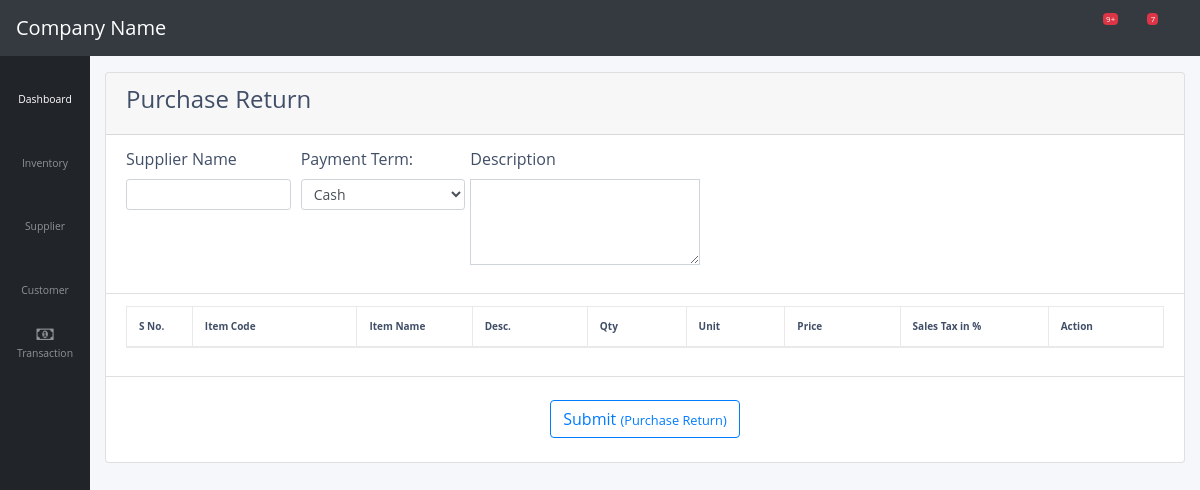
The page /transaction/purchase/return/8 on the database as committed earlier.
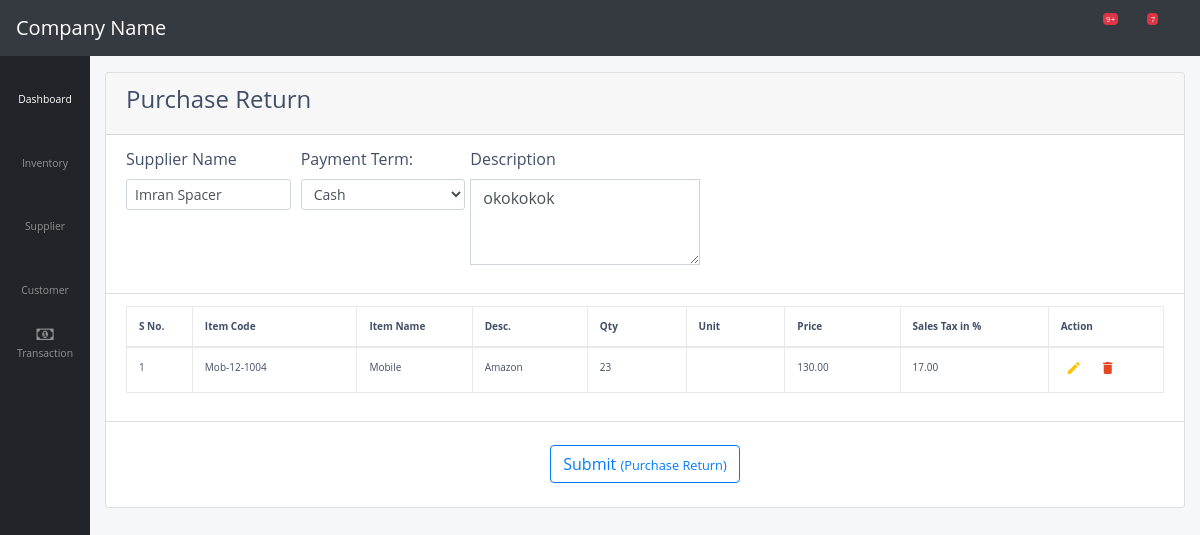
The same page on the database as committed later.
### transaction/models.py (models this page shows)
class PurchaseHeader(models.Model):
    purchase_no = models.CharField(max_length = 100, unique = True)
    date = models.DateField(default = datetime.date.today)
    footer_description = models.TextField()
    payment_method = models.CharField(max_length = 100)
    cartage_amount = models.DecimalField(max_digits = 8, decimal_places = 2)
    additional_tax = models.DecimalField(max_digits = 8, decimal_places = 2)
    withholding_tax = models.DecimalField(max_digits = 8, decimal_places = 2)
    account_id = models.ForeignKey(ChartOfAccount, models.SET_NULL,blank=True,null=True,)

class ChartOfAccount(models.Model):
    account_title = models.CharField(max_length = 100, unique = True)
    account_type = models.CharField(max_length = 100)
    opening_balance = models.DecimalField(max_digits = 8, decimal_places = 2)
    phone_no = models.CharField(max_length = 100)
    email_address = models.CharField(max_length = 100)
    ntn = models.CharField(max_length = 100)
    Address = models.CharField(max_length = 200)
    remarks = models.CharField(max_length = 100)

class PurchaseDetail(models.Model):
    item_code = models.CharField(max_length = 100)
    item_name = models.CharField(max_length = 100)
    item_description = models.TextField()
    unit = models.CharField(max_length = 100)
    quantity = models.IntegerField()
    cost_price = models.DecimalField(max_digits = 8, decimal_places = 2)
    retail_price = models.DecimalField(max_digits = 8, decimal_places = 2)
    sales_tax = models.DecimalField(max_digits = 8, decimal_places = 2)
    purchase_id = models.ForeignKey(PurchaseHeader, on_delete = models.CASCADE)

### transaction/views.py (the view, shortened to what this page needs)
# urls.py: path('purchase/return/<pk>', views.new_purchase_return, name = 'new-purchase-return'),
def new_purchase_return(request,pk):
    get_last_purchase_no = PurchaseReturnHeader.objects.last()
    if get_last_purchase_no:
        get_last_purchase_no = get_last_purchase_no.purchase_no
        get_last_purchase_no = get_last_purchase_no[-3:]
        num = int(get_last_purchase_no)
        num = num + 1
        get_last_purchase_no = 'PUR/RET/' + str(num)
    else:
        get_last_purchase_no = 'PUR/RET/101'
    purchase_header = PurchaseHeader.objects.filter(id = pk).first()
    purchase_detail = PurchaseDetail.objects.filter(purchase_id = pk).all()
    return render(request, 'transaction/purchase_return.html',{'purchase_header':purchase_header, 'purchase_detail': purchase_detail,'pk':pk})

### transaction/templates/transaction/purchase_return.html (shortened to what this page needs)
{% extends "supplier/base.html" %}
{% load crispy_forms_tags %}
{% load supplier_extras %}
{% block body %}
<div class="card" style="width: 100%;">
<div class="card-header">
  <h4>Purchase Return</h4>
</div>
<ul class="list-group list-group-flush">
<form  action="" id="new-purchase-return-submit" autocomplete="off" method="post">
  <li class="list-group-item">
      <div class="form-row">
        <div class="form-group col-md-2">
          <label>Supplier Name</label>
          <input list="account"  class="form-control form-control-sm" required id="supplier_purchase_return" value="{{purchase_header.account_id.account_title}}" >
        </div>
        <div class="form-group col-md-2">
         <label for="sel1">Payment Term:</label>
         <select class="form-control form-control-sm" id="payment_purchase_return">
           <option>Cash</option>
         </select>
        </div>
        <div class="form-group">
          <label for="exampleFormControlTextarea2">Description</label>
          <textarea class="form-control rounded-0" rows="3" id="desc_purchase_return">{{purchase_header.footer_description}}</textarea>
        </div>
      </div>
    </li>
    <li class="list-group-item">
    <table class="table table-bordered" id="new-purchase-return-table">
        <thead>
            <tr>
                <th width="40px" style="font-size:10px;">S No.</th>
                <th width="100px">Item Code</th>
                <th width="70px">Item Name</th>
                <th width="70px">Desc.</th>
                <th width="60px">Qty</th>
                <th width="60px">Unit</th>
                <th width="70px">Price</th>
                <th width="90px">Sales Tax in % </th>
                <th>Action</th>
            </tr>
        </thead>
        <tbody>
          {% for value in purchase_detail %}
          <tr>
            <td>{{ forloop.counter }}</td>
            <td>{{ value.item_code }}</td>
            <td>{{ value.item_name }}</td>
            <td>{{ value.item_description }}</td>
            <td>{{ value.quantity }}</td>
            <td>{{ value.unit }}</td>
            <td>{{ value.cost_price }}</td>
            <td>{{ value.sales_tax }}</td>
            <td><a class="edit-purchase-return" title="Edit" data-toggle="tooltip"><i class="material-icons"></i></a><a class="delete-purchase-return" title="Delete" data-toggle="tooltip"><i class="material-icons"></i></a></td>
          </tr>
          {% endfor %}
        </tbody>
    </table>
    </li>
      <br>
    <div class="text-center">
      <button type="submit" class="btn btn-outline-primary has_id" id="{{pk}}">Submit <small>(Purchase Return)</small></button>
    </div>
    <br>
</form>
</ul>
</div>
{% endblock body %}

Rows that differ between the two databases and show on the page:
added PurchaseHeader: account_id.account_title "Imran Spacer", footer_description "okokokok"
added PurchaseDetail: item_code "Mob-12-1004", item_name "Mobile", item_description "Amazon", quantity "23", cost_price "130.00", sales_tax "17.00"
